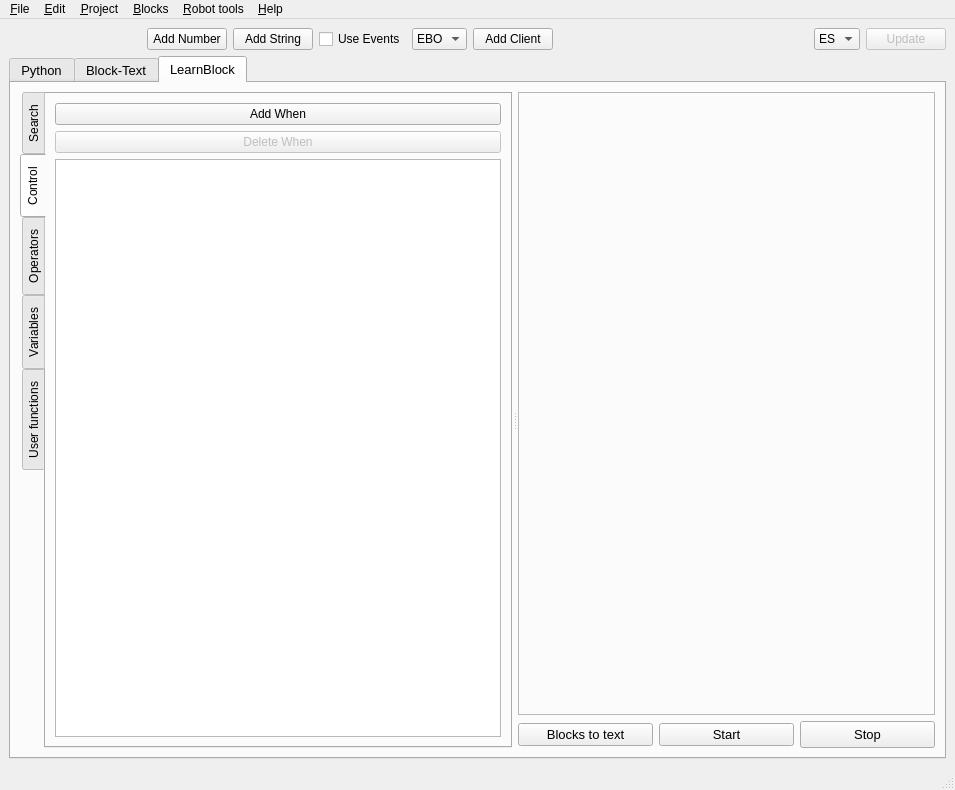
<?xml version="1.0" encoding="UTF-8"?>
<ui version="4.0">
 <class>MainWindow</class>
 <widget class="QMainWindow" name="MainWindow">
  <property name="enabled">
   <bool>true</bool>
  </property>
  <property name="geometry">
   <rect>
    <x>0</x>
    <y>0</y>
    <width>955</width>
    <height>790</height>
   </rect>
  </property>
  <property name="cursor">
   <cursorShape>ArrowCursor</cursorShape>
  </property>
  <property name="windowTitle">
   <string>MainWindow</string>
  </property>
  <widget class="QWidget" name="centralwidget">
   <layout class="QVBoxLayout" name="verticalLayout_4">
    <item>
     <layout class="QHBoxLayout" name="horizontalLayout_2">
      <item>
       <widget class="QPushButton" name="openpushButton">
        <property name="toolTip">
         <string>Open</string>
        </property>
        <property name="text">
         <string/>
        </property>
        <property name="flat">
         <bool>true</bool>
        </property>
       </widget>
      </item>
      <item>
       <widget class="QPushButton" name="savepushButton">
        <property name="toolTip">
         <string>Save</string>
        </property>
        <property name="text">
         <string/>
        </property>
        <property name="flat">
         <bool>true</bool>
        </property>
       </widget>
      </item>
      <item>
       <widget class="QPushButton" name="zoompushButton">
        <property name="toolTip">
         <string>Zoom</string>
        </property>
        <property name="text">
         <string/>
        </property>
        <property name="checkable">
         <bool>true</bool>
        </property>
        <property name="flat">
         <bool>true</bool>
        </property>
       </widget>
      </item>
      <item>
       <widget class="QPushButton" name="addNumberpushButton">
        <property name="toolTip">
         <string>Add Number</string>
        </property>
        <property name="text">
         <string>Add Number</string>
        </property>
       </widget>
      </item>
      <item>
       <widget class="QPushButton" name="addStringpushButton">
        <property name="toolTip">
         <string>Add String</string>
        </property>
        <property name="text">
         <string>Add String</string>
        </property>
       </widget>
      </item>
      <item>
       <widget class="QCheckBox" name="useEventscheckBox">
        <property name="text">
         <string>Use Events</string>
        </property>
       </widget>
      </item>
      <item>
       <widget class="QComboBox" name="clientscomboBox">
        <property name="currentText">
         <string notr="true">EBO</string>
        </property>
        <item>
         <property name="text">
          <string notr="true">EBO</string>
         </property>
        </item>
       </widget>
      </item>
      <item>
       <widget class="QPushButton" name="addClientPushButton">
        <property name="text">
         <string>Add Client</string>
        </property>
       </widget>
      </item>
      <item>
       <spacer name="horizontalSpacer">
        <property name="orientation">
         <enum>Qt::Horizontal</enum>
        </property>
        <property name="sizeHint" stdset="0">
         <size>
          <width>40</width>
          <height>20</height>
         </size>
        </property>
       </spacer>
      </item>
      <item>
       <widget class="QComboBox" name="language">
        <property name="sizePolicy">
         <sizepolicy hsizetype="Preferred" vsizetype="Fixed">
          <horstretch>0</horstretch>
          <verstretch>0</verstretch>
         </sizepolicy>
        </property>
        <property name="maximumSize">
         <size>
          <width>16777215</width>
          <height>16777215</height>
         </size>
        </property>
        <item>
         <property name="text">
          <string>ES</string>
         </property>
        </item>
        <item>
         <property name="text">
          <string>EN</string>
         </property>
        </item>
       </widget>
      </item>
      <item>
       <widget class="QPushButton" name="updatepushButton">
        <property name="enabled">
         <bool>false</bool>
        </property>
        <property name="text">
         <string>Update</string>
        </property>
       </widget>
      </item>
     </layout>
    </item>
    <item>
     <widget class="QTabWidget" name="Tabwi">
      <property name="enabled">
       <bool>true</bool>
      </property>
      <property name="font">
       <font>
        <pointsize>10</pointsize>
       </font>
      </property>
      <property name="whatsThis">
       <string>&lt;html&gt;&lt;head/&gt;&lt;body&gt;&lt;p&gt;H&lt;/p&gt;&lt;p&gt;&lt;br/&gt;&lt;/p&gt;&lt;/body&gt;&lt;/html&gt;</string>
      </property>
      <property name="tabPosition">
       <enum>QTabWidget::North</enum>
      </property>
      <property name="tabShape">
       <enum>QTabWidget::Rounded</enum>
      </property>
      <property name="currentIndex">
       <number>2</number>
      </property>
      <widget class="QWidget" name="tab">
       <attribute name="title">
        <string>Python</string>
       </attribute>
       <layout class="QHBoxLayout" name="horizontalLayout_5">
        <item>
         <layout class="QVBoxLayout" name="verticalLayout_18">
          <item>
           <widget class="QLabel" name="label_4">
            <property name="text">
             <string>Program</string>
            </property>
           </widget>
          </item>
          <item>
           <widget class="QTextEdit" name="pythonCode"/>
          </item>
         </layout>
        </item>
        <item>
         <layout class="QVBoxLayout" name="verticalLayout_20">
          <item>
           <layout class="QGridLayout" name="gridLayout_3">
            <item row="1" column="1">
             <widget class="QSpinBox" name="spinBoxPythonSize">
              <property name="maximumSize">
               <size>
                <width>61</width>
                <height>29</height>
               </size>
              </property>
              <property name="value">
               <number>12</number>
              </property>
             </widget>
            </item>
            <item row="1" column="2">
             <widget class="QLabel" name="label_5">
              <property name="text">
               <string>px</string>
              </property>
             </widget>
            </item>
            <item row="0" column="1">
             <widget class="QLabel" name="label_6">
              <property name="text">
               <string>Size Leter</string>
              </property>
             </widget>
            </item>
           </layout>
          </item>
          <item>
           <spacer name="verticalSpacer_2">
            <property name="orientation">
             <enum>Qt::Vertical</enum>
            </property>
            <property name="sizeHint" stdset="0">
             <size>
              <width>20</width>
              <height>40</height>
             </size>
            </property>
           </spacer>
          </item>
          <item>
           <layout class="QVBoxLayout" name="verticalLayout_19">
            <item>
             <widget class="QPushButton" name="startPythonPushButton">
              <property name="text">
               <string>Start</string>
              </property>
             </widget>
            </item>
            <item>
             <widget class="QPushButton" name="stopPythonPushButton">
              <property name="enabled">
               <bool>true</bool>
              </property>
              <property name="text">
               <string>Stop</string>
              </property>
             </widget>
            </item>
           </layout>
          </item>
         </layout>
        </item>
       </layout>
      </widget>
      <widget class="QWidget" name="program_text">
       <property name="enabled">
        <bool>true</bool>
       </property>
       <attribute name="title">
        <string>Block-Text</string>
       </attribute>
       <layout class="QHBoxLayout" name="horizontalLayout">
        <item>
         <layout class="QVBoxLayout" name="verticalLayout_6">
          <item>
           <widget class="QLabel" name="label_3">
            <property name="text">
             <string>Program</string>
            </property>
           </widget>
          </item>
          <item>
           <widget class="QTextEdit" name="textCode"/>
          </item>
         </layout>
        </item>
        <item>
         <layout class="QVBoxLayout" name="verticalLayout_5">
          <item>
           <widget class="QFrame" name="cameraFrame">
            <property name="minimumSize">
             <size>
              <width>320</width>
              <height>240</height>
             </size>
            </property>
            <property name="maximumSize">
             <size>
              <width>320</width>
              <height>240</height>
             </size>
            </property>
            <property name="frameShape">
             <enum>QFrame::StyledPanel</enum>
            </property>
            <property name="frameShadow">
             <enum>QFrame::Raised</enum>
            </property>
            <layout class="QHBoxLayout" name="horizontalLayout_3">
             <item>
              <widget class="QGraphicsView" name="cameragraphicsView">
               <property name="verticalScrollBarPolicy">
                <enum>Qt::ScrollBarAlwaysOff</enum>
               </property>
               <property name="horizontalScrollBarPolicy">
                <enum>Qt::ScrollBarAlwaysOff</enum>
               </property>
              </widget>
             </item>
            </layout>
           </widget>
          </item>
          <item>
           <widget class="QPushButton" name="connectCameraRobotpushButton">
            <property name="text">
             <string>Connect Camera Robot</string>
            </property>
           </widget>
          </item>
          <item>
           <layout class="QGridLayout" name="gridLayout_2">
            <item row="1" column="1">
             <widget class="QSpinBox" name="spinBoxLeterSize">
              <property name="maximumSize">
               <size>
                <width>61</width>
                <height>29</height>
               </size>
              </property>
              <property name="value">
               <number>12</number>
              </property>
             </widget>
            </item>
            <item row="1" column="2">
             <widget class="QLabel" name="label">
              <property name="text">
               <string>px</string>
              </property>
             </widget>
            </item>
            <item row="0" column="1">
             <widget class="QLabel" name="label_2">
              <property name="text">
               <string>Size Leter</string>
              </property>
             </widget>
            </item>
           </layout>
          </item>
          <item>
           <spacer name="verticalSpacer">
            <property name="orientation">
             <enum>Qt::Vertical</enum>
            </property>
            <property name="sizeHint" stdset="0">
             <size>
              <width>20</width>
              <height>40</height>
             </size>
            </property>
           </spacer>
          </item>
          <item>
           <layout class="QVBoxLayout" name="verticalLayout_17">
            <item>
             <widget class="QPushButton" name="bt2pythonpushButton">
              <property name="text">
               <string>Block-Text to Python</string>
              </property>
             </widget>
            </item>
            <item>
             <widget class="QPushButton" name="starttextPushButton">
              <property name="text">
               <string>Start</string>
              </property>
             </widget>
            </item>
            <item>
             <widget class="QPushButton" name="stoptextPushButton">
              <property name="enabled">
               <bool>true</bool>
              </property>
              <property name="text">
               <string>Stop</string>
              </property>
             </widget>
            </item>
           </layout>
          </item>
         </layout>
        </item>
       </layout>
      </widget>
      <widget class="QWidget" name="program_visual">
       <attribute name="title">
        <string>LearnBlock</string>
       </attribute>
       <layout class="QGridLayout" name="gridLayout">
        <item row="0" column="0">
         <widget class="QSplitter" name="splitter">
          <property name="sizePolicy">
           <sizepolicy hsizetype="Preferred" vsizetype="Preferred">
            <horstretch>0</horstretch>
            <verstretch>0</verstretch>
           </sizepolicy>
          </property>
          <property name="orientation">
           <enum>Qt::Horizontal</enum>
          </property>
          <property name="opaqueResize">
           <bool>true</bool>
          </property>
          <property name="handleWidth">
           <number>6</number>
          </property>
          <property name="childrenCollapsible">
           <bool>true</bool>
          </property>
          <widget class="QTabWidget" name="functions">
           <property name="enabled">
            <bool>true</bool>
           </property>
           <property name="sizePolicy">
            <sizepolicy hsizetype="Preferred" vsizetype="Preferred">
             <horstretch>0</horstretch>
             <verstretch>0</verstretch>
            </sizepolicy>
           </property>
           <property name="maximumSize">
            <size>
             <width>16777215</width>
             <height>16777215</height>
            </size>
           </property>
           <property name="baseSize">
            <size>
             <width>229</width>
             <height>0</height>
            </size>
           </property>
           <property name="font">
            <font>
             <pointsize>9</pointsize>
             <weight>50</weight>
             <italic>false</italic>
             <bold>false</bold>
             <strikeout>false</strikeout>
             <kerning>true</kerning>
            </font>
           </property>
           <property name="tabPosition">
            <enum>QTabWidget::West</enum>
           </property>
           <property name="currentIndex">
            <number>1</number>
           </property>
           <widget class="QWidget" name="search">
            <attribute name="title">
             <string>Search</string>
            </attribute>
            <layout class="QVBoxLayout" name="verticalLayout_16">
             <item>
              <widget class="QLineEdit" name="SearchlineEdit"/>
             </item>
             <item>
              <widget class="QTableWidget" name="tableSearch">
               <property name="showGrid">
                <bool>false</bool>
               </property>
               <property name="gridStyle">
                <enum>Qt::NoPen</enum>
               </property>
               <attribute name="horizontalHeaderVisible">
                <bool>false</bool>
               </attribute>
               <attribute name="verticalHeaderVisible">
                <bool>false</bool>
               </attribute>
              </widget>
             </item>
            </layout>
           </widget>
           <widget class="QWidget" name="control">
            <attribute name="title">
             <string>Control</string>
            </attribute>
            <layout class="QVBoxLayout" name="verticalLayout_12">
             <item>
              <widget class="QPushButton" name="addWhenpushButton">
               <property name="text">
                <string>Add When</string>
               </property>
              </widget>
             </item>
             <item>
              <widget class="QPushButton" name="deleteWhenpushButton">
               <property name="enabled">
                <bool>false</bool>
               </property>
               <property name="text">
                <string>Delete When</string>
               </property>
              </widget>
             </item>
             <item>
              <widget class="QTableWidget" name="tableControl">
               <property name="showGrid">
                <bool>false</bool>
               </property>
               <property name="gridStyle">
                <enum>Qt::NoPen</enum>
               </property>
              </widget>
             </item>
            </layout>
           </widget>
           <widget class="QWidget" name="operators">
            <attribute name="title">
             <string>Operators</string>
            </attribute>
            <layout class="QVBoxLayout" name="verticalLayout_7">
             <item>
              <widget class="QTableWidget" name="tableOperadores">
               <property name="showGrid">
                <bool>false</bool>
               </property>
               <property name="gridStyle">
                <enum>Qt::NoPen</enum>
               </property>
              </widget>
             </item>
            </layout>
           </widget>
           <widget class="QWidget" name="variables">
            <property name="enabled">
             <bool>true</bool>
            </property>
            <attribute name="title">
             <string>Variables</string>
            </attribute>
            <layout class="QVBoxLayout" name="verticalLayout">
             <item>
              <layout class="QVBoxLayout" name="verticalLayout_2">
               <item>
                <widget class="QPushButton" name="addVarPushButton">
                 <property name="enabled">
                  <bool>true</bool>
                 </property>
                 <property name="text">
                  <string>Add Variable</string>
                 </property>
                </widget>
               </item>
               <item>
                <widget class="QPushButton" name="deleteVarPushButton">
                 <property name="enabled">
                  <bool>false</bool>
                 </property>
                 <property name="text">
                  <string>Delete Variable</string>
                 </property>
                </widget>
               </item>
               <item>
                <widget class="QPushButton" name="pushButton_6">
                 <property name="enabled">
                  <bool>false</bool>
                 </property>
                 <property name="text">
                  <string>Add List</string>
                 </property>
                </widget>
               </item>
              </layout>
             </item>
             <item>
              <widget class="QTableWidget" name="tableVariables">
               <property name="showGrid">
                <bool>false</bool>
               </property>
               <property name="gridStyle">
                <enum>Qt::NoPen</enum>
               </property>
              </widget>
             </item>
            </layout>
           </widget>
           <widget class="QWidget" name="user_funtions">
            <attribute name="title">
             <string>User functions</string>
            </attribute>
            <layout class="QVBoxLayout" name="verticalLayout_13">
             <item>
              <layout class="QVBoxLayout" name="verticalLayout_8">
               <item>
                <widget class="QPushButton" name="createFunctionsPushButton">
                 <property name="enabled">
                  <bool>true</bool>
                 </property>
                 <property name="text">
                  <string>Create Functions</string>
                 </property>
                </widget>
               </item>
               <item>
                <widget class="QPushButton" name="deleteFuntionsPushButton">
                 <property name="enabled">
                  <bool>false</bool>
                 </property>
                 <property name="text">
                  <string>Delete Functions</string>
                 </property>
                </widget>
               </item>
              </layout>
             </item>
             <item>
              <widget class="QTableWidget" name="tableUserfunctions">
               <property name="showGrid">
                <bool>false</bool>
               </property>
               <property name="gridStyle">
                <enum>Qt::NoPen</enum>
               </property>
              </widget>
             </item>
            </layout>
           </widget>
          </widget>
          <widget class="QWidget" name="layoutWidget">
           <layout class="QVBoxLayout" name="verticalLayout_3">
            <item>
             <widget class="QFrame" name="frame">
              <property name="frameShape">
               <enum>QFrame::StyledPanel</enum>
              </property>
              <property name="frameShadow">
               <enum>QFrame::Raised</enum>
              </property>
             </widget>
            </item>
            <item>
             <layout class="QHBoxLayout" name="horizontalLayout_4">
              <item>
               <widget class="QPushButton" name="block2textpushButton">
                <property name="text">
                 <string>Blocks to text</string>
                </property>
               </widget>
              </item>
              <item>
               <widget class="QPushButton" name="startpushButton">
                <property name="text">
                 <string>Start</string>
                </property>
               </widget>
              </item>
              <item>
               <widget class="QPushButton" name="stopPushButton">
                <property name="maximumSize">
                 <size>
                  <width>16777215</width>
                  <height>27</height>
                 </size>
                </property>
                <property name="text">
                 <string>Stop</string>
                </property>
               </widget>
              </item>
             </layout>
            </item>
           </layout>
          </widget>
         </widget>
        </item>
       </layout>
      </widget>
     </widget>
    </item>
   </layout>
  </widget>
  <widget class="QMenuBar" name="menubar">
   <property name="geometry">
    <rect>
     <x>0</x>
     <y>0</y>
     <width>955</width>
     <height>22</height>
    </rect>
   </property>
   <widget class="QMenu" name="menuFile">
    <property name="title">
     <string>&amp;File</string>
    </property>
    <addaction name="actionNew_project"/>
    <addaction name="separator"/>
    <addaction name="actionOpen_Project"/>
    <addaction name="actionOpen_Recent"/>
    <addaction name="separator"/>
    <addaction name="actionSave"/>
    <addaction name="actionSave_As"/>
    <addaction name="separator"/>
    <addaction name="actionLoad_Block_Text_Code"/>
    <addaction name="actionSave_Block_Text_Code"/>
    <addaction name="separator"/>
    <addaction name="actionLoad_Python_Code"/>
    <addaction name="actionSave_Python_Code"/>
    <addaction name="separator"/>
    <addaction name="actionLoad_Library"/>
    <addaction name="actionChange_Libraries_path"/>
    <addaction name="actionChange_Workspace"/>
    <addaction name="separator"/>
    <addaction name="actionExit"/>
   </widget>
   <widget class="QMenu" name="menuTools_robot">
    <property name="title">
     <string>&amp;Robot tools</string>
    </property>
    <addaction name="actionStart_Simulator"/>
    <addaction name="separator"/>
    <addaction name="actionStart_components"/>
    <addaction name="separator"/>
    <addaction name="actionReboot"/>
    <addaction name="actionShutdown"/>
    <addaction name="separator"/>
    <addaction name="actionAdd_client_robot"/>
    <addaction name="separator"/>
    <addaction name="actionDownload_xmls"/>
    <addaction name="actionDownload_examples"/>
    <addaction name="actionDownload_libraries"/>
   </widget>
   <widget class="QMenu" name="menuEdit">
    <property name="title">
     <string>&amp;Edit</string>
    </property>
    <widget class="QMenu" name="menuTheme">
     <property name="title">
      <string>&amp;Theme</string>
     </property>
     <addaction name="actionDark"/>
    </widget>
    <addaction name="actionUndo"/>
    <addaction name="actionRedo"/>
    <addaction name="actionDuplicate"/>
    <addaction name="actionEdit"/>
    <addaction name="actionDelete"/>
    <addaction name="actionExport_Block"/>
    <addaction name="menuTheme"/>
    <addaction name="actionDictionary_Tags"/>
   </widget>
   <widget class="QMenu" name="menuProject">
    <property name="title">
     <string>&amp;Project</string>
    </property>
    <addaction name="actionBlocks_to_text"/>
    <addaction name="actionStart"/>
    <addaction name="actionStop"/>
   </widget>
   <widget class="QMenu" name="menuHelp">
    <property name="title">
     <string>&amp;Help</string>
    </property>
    <addaction name="actionHelp"/>
   </widget>
   <widget class="QMenu" name="menuBlocks">
    <property name="title">
     <string>&amp;Blocks</string>
    </property>
    <addaction name="actionCreate_New_block"/>
    <addaction name="separator"/>
    <addaction name="actionLoad_Sets_of_Blocks"/>
    <addaction name="actionAdd_Set_of_Blocks"/>
    <addaction name="actionSelect_Visible_Blocks"/>
    <addaction name="actionSave_Visible_Blocks"/>
   </widget>
   <addaction name="menuFile"/>
   <addaction name="menuEdit"/>
   <addaction name="menuProject"/>
   <addaction name="menuBlocks"/>
   <addaction name="menuTools_robot"/>
   <addaction name="menuHelp"/>
  </widget>
  <widget class="QStatusBar" name="statusbar"/>
  <action name="actionExit">
   <property name="text">
    <string>Exit</string>
   </property>
  </action>
  <action name="actionCreate_New_block">
   <property name="text">
    <string>Create New Block</string>
   </property>
  </action>
  <action name="actionSave">
   <property name="text">
    <string>Save Project</string>
   </property>
   <property name="shortcut">
    <string>Ctrl+S</string>
   </property>
  </action>
  <action name="actionOpen_Project">
   <property name="text">
    <string>Open Project</string>
   </property>
   <property name="shortcut">
    <string>Ctrl+O</string>
   </property>
  </action>
  <action name="actionSave_As">
   <property name="text">
    <string>Save As</string>
   </property>
   <property name="shortcut">
    <string>Ctrl+Shift+S</string>
   </property>
  </action>
  <action name="actionStart_components">
   <property name="text">
    <string>Start EBO Components</string>
   </property>
   <property name="shortcut">
    <string>Ctrl+1</string>
   </property>
  </action>
  <action name="actionReboot">
   <property name="text">
    <string>Reboot EBO</string>
   </property>
   <property name="shortcut">
    <string>Ctrl+2</string>
   </property>
  </action>
  <action name="actionShutdown">
   <property name="text">
    <string>Shutdown EBO</string>
   </property>
   <property name="shortcut">
    <string>Ctrl+3</string>
   </property>
  </action>
  <action name="actionStart_Simulator">
   <property name="text">
    <string>Start EBO Simulator</string>
   </property>
   <property name="shortcut">
    <string>Ctrl+4</string>
   </property>
  </action>
  <action name="actionNew_project">
   <property name="text">
    <string>New Project</string>
   </property>
   <property name="shortcut">
    <string>Ctrl+N</string>
   </property>
  </action>
  <action name="actionLoad_Library">
   <property name="text">
    <string>Load Library</string>
   </property>
   <property name="shortcut">
    <string>Ctrl+L</string>
   </property>
  </action>
  <action name="actionDownload_xmls">
   <property name="text">
    <string>Download xmls</string>
   </property>
   <property name="shortcut">
    <string>Ctrl+5</string>
   </property>
  </action>
  <action name="actionChange_Libraries_path">
   <property name="text">
    <string>Change Path of Libraries</string>
   </property>
   <property name="shortcut">
    <string>Shift+L</string>
   </property>
  </action>
  <action name="actionChange_Workspace">
   <property name="text">
    <string>Change Workspace</string>
   </property>
   <property name="shortcut">
    <string>Shift+W</string>
   </property>
  </action>
  <action name="actionOpen_Recent">
   <property name="text">
    <string>Open Recent</string>
   </property>
  </action>
  <action name="actionDownload_examples">
   <property name="text">
    <string>Download examples</string>
   </property>
  </action>
  <action name="actionDownload_libraries">
   <property name="text">
    <string>Download libraries</string>
   </property>
  </action>
  <action name="actionUndo">
   <property name="text">
    <string>Undo</string>
   </property>
   <property name="shortcut">
    <string>Ctrl+Z</string>
   </property>
  </action>
  <action name="actionRedo">
   <property name="text">
    <string>Redo</string>
   </property>
   <property name="shortcut">
    <string>Ctrl+Shift+Z</string>
   </property>
  </action>
  <action name="actionBlocks_to_text">
   <property name="text">
    <string>Blocks to text</string>
   </property>
   <property name="shortcut">
    <string>F4</string>
   </property>
  </action>
  <action name="actionStart_simulated_robot">
   <property name="text">
    <string>Start (simulated robot)</string>
   </property>
   <property name="shortcut">
    <string>F5</string>
   </property>
  </action>
  <action name="actionStart_physical_robot">
   <property name="text">
    <string>Start (physical robot)</string>
   </property>
   <property name="shortcut">
    <string>F6</string>
   </property>
  </action>
  <action name="actionStop">
   <property name="text">
    <string>Stop</string>
   </property>
   <property name="shortcut">
    <string>F7</string>
   </property>
  </action>
  <action name="actionStop_Simulator">
   <property name="text">
    <string>Stop Simulator</string>
   </property>
  </action>
  <action name="actionStart_aprilTag">
   <property name="text">
    <string>Start aprilTag</string>
   </property>
  </action>
  <action name="actionDuplicate">
   <property name="text">
    <string>Duplicate</string>
   </property>
   <property name="shortcut">
    <string>Ctrl+D</string>
   </property>
  </action>
  <action name="actionEdit">
   <property name="text">
    <string>Edit</string>
   </property>
   <property name="shortcut">
    <string>Ctrl+E</string>
   </property>
  </action>
  <action name="actionDelete">
   <property name="text">
    <string>Delete</string>
   </property>
   <property name="shortcut">
    <string>Ctrl+Shift+D</string>
   </property>
  </action>
  <action name="actionExport_Block">
   <property name="text">
    <string>Export Block</string>
   </property>
   <property name="shortcut">
    <string>Ctrl+Shift+E</string>
   </property>
  </action>
  <action name="actionHelp">
   <property name="text">
    <string>Help</string>
   </property>
   <property name="shortcut">
    <string>Ctrl+H</string>
   </property>
  </action>
  <action name="actionAdd_client_robot">
   <property name="text">
    <string>Add Robot Client</string>
   </property>
  </action>
  <action name="actionStart">
   <property name="text">
    <string>Start</string>
   </property>
  </action>
  <action name="actionDark">
   <property name="checkable">
    <bool>true</bool>
   </property>
   <property name="checked">
    <bool>false</bool>
   </property>
   <property name="text">
    <string>Dark</string>
   </property>
  </action>
  <action name="actionDictionary_Tags">
   <property name="text">
    <string>Dictionary of Tags</string>
   </property>
  </action>
  <action name="actionLoad_Sets_of_Blocks">
   <property name="text">
    <string>Load Sets of Blocks</string>
   </property>
  </action>
  <action name="actionSelect_Visible_Blocks">
   <property name="text">
    <string>Select Visible Blocks</string>
   </property>
  </action>
  <action name="actionSave_Visible_Blocks">
   <property name="text">
    <string>Save Visible Blocks</string>
   </property>
  </action>
  <action name="actionLoad_Block_Text_Code">
   <property name="text">
    <string>Load Block-Text Code</string>
   </property>
  </action>
  <action name="actionSave_Block_Text_Code">
   <property name="text">
    <string>Save Block-Text Code</string>
   </property>
  </action>
  <action name="actionLoad_Python_Code">
   <property name="text">
    <string>Load Python Code</string>
   </property>
  </action>
  <action name="actionSave_Python_Code">
   <property name="text">
    <string>Save Python Code</string>
   </property>
  </action>
  <action name="actionAdd_Set_of_Blocks">
   <property name="text">
    <string>Add Set of Blocks</string>
   </property>
  </action>
 </widget>
 <resources/>
 <connections/>
</ui>
